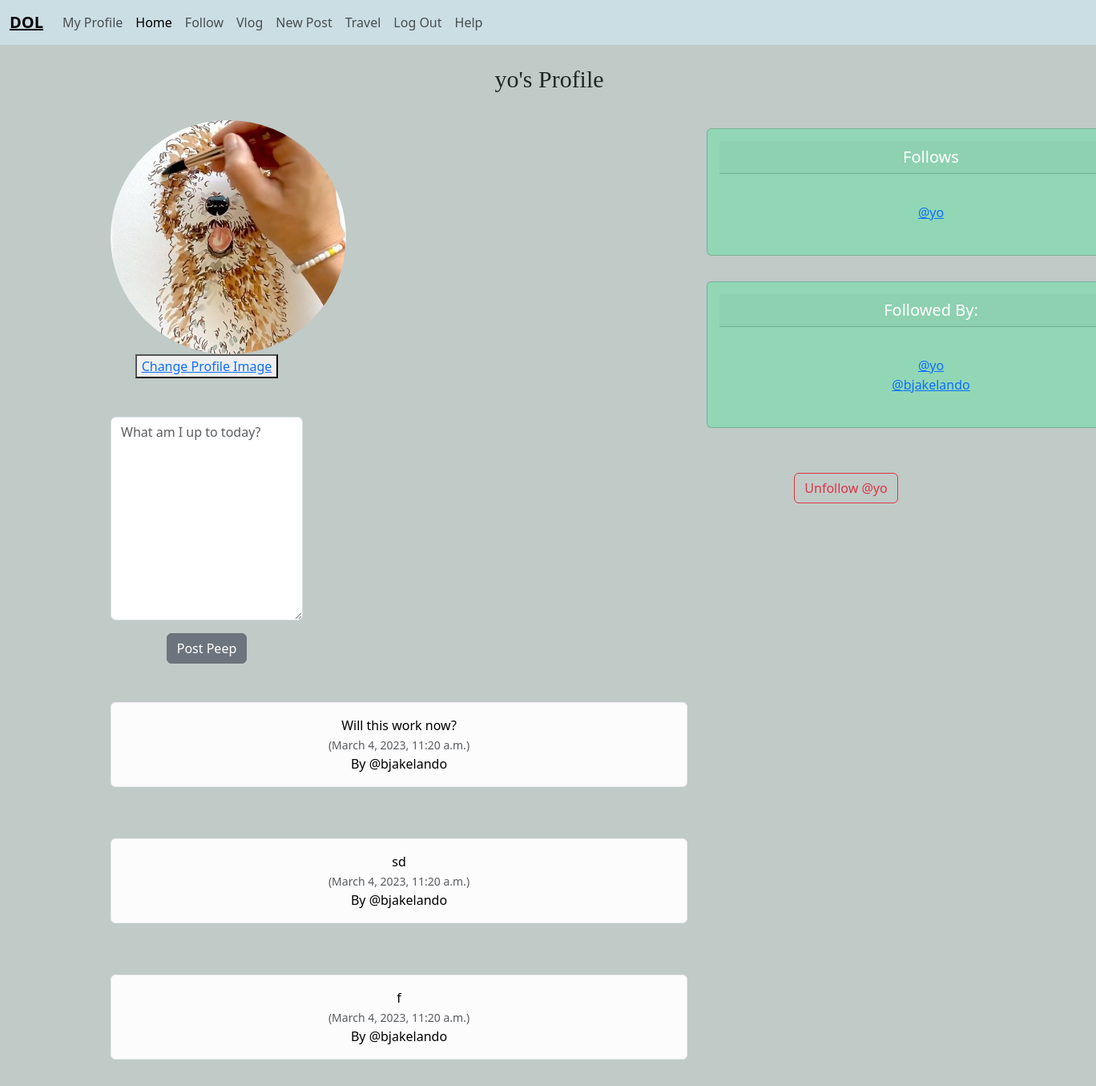
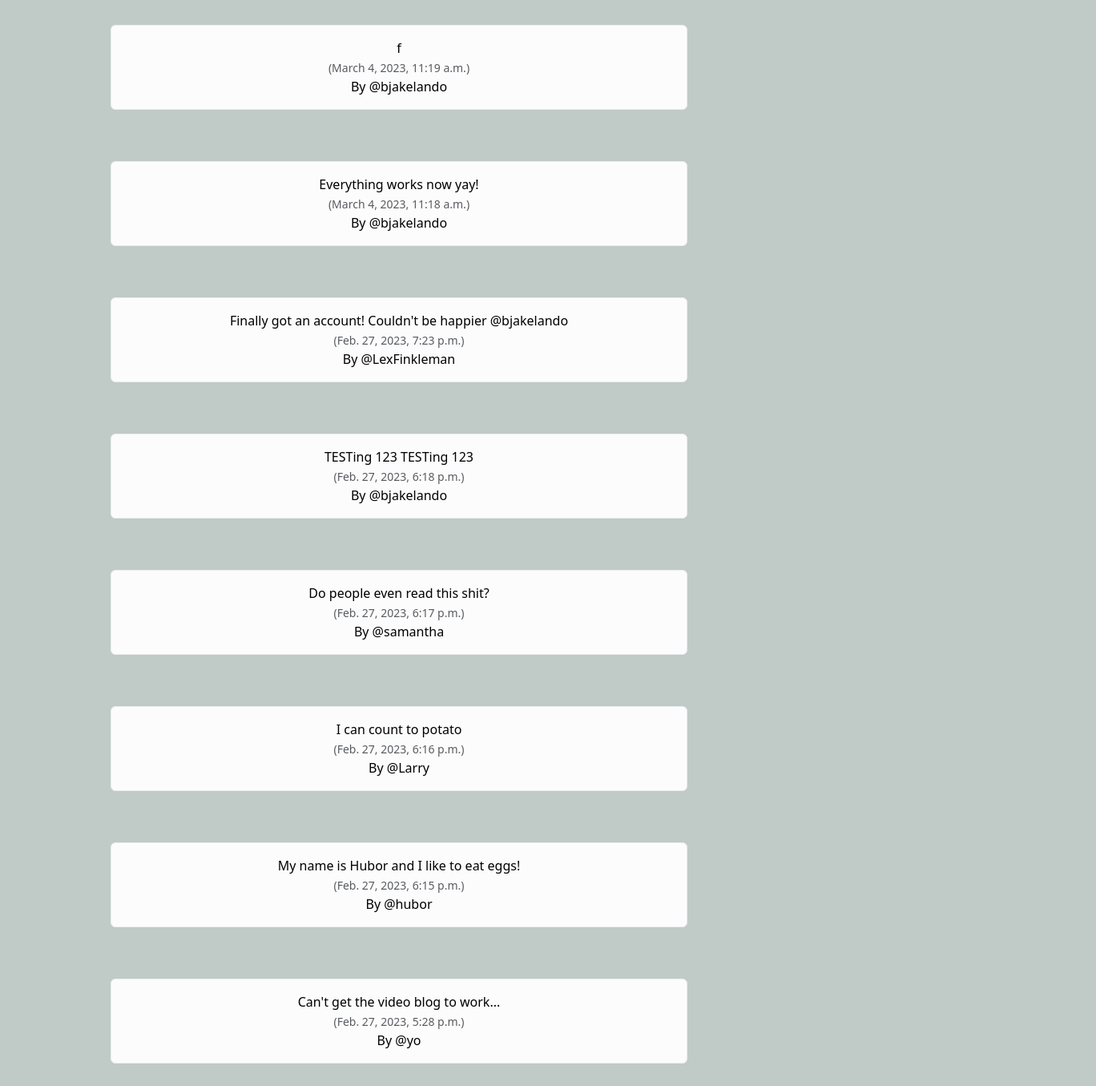
Page /accounts/profile/1/ (signed in) on the committed database (2 pictures, top to bottom).
### accounts/models.py (models this page shows, shortened)
class Profile(models.Model):
    user = models.OneToOneField(User, on_delete=models.CASCADE)
    follows = models.ManyToManyField("self",
        related_name="followed_by", #opposite of name
        symmetrical=False, # Somone can follow you but you dont have to follow back
        blank=True) #You dont have to follow anyone
    date_modified = models.DateTimeField(User, auto_now=True)
    profile_image = models.ImageField(null=True, blank=True, upload_to="images/")
    def __str__(self):
        return self.user.username

class Peep(models.Model):
    user = models.ForeignKey(
        User, related_name='peeps',
        on_delete=models.DO_NOTHING)
    body = models.CharField(max_length=200)
    created_at = models.DateTimeField(auto_now_add=True)

### accounts/views.py (the view, shortened to what this page needs)
# urls.py: path('profile/<int:pk>/', profile, name = 'myProfile'),
def profile(request, pk):
    if request.user.is_authenticated:
        profile = Profile.objects.get(user_id=pk)
        peeps = Peep.objects.filter(user_id=pk).order_by('-created_at')
        form = PeepForm(request.POST or None)
        peeps = Peep.objects.all().order_by("-created_at")
        return render(request, "accounts/profile.html", {'profile': profile, "peeps": peeps,'form': form,})
    else:
        messages.success(request, ("you must be logged in to view this page"))
        return redirect('home')

### accounts/forms.py
class PeepForm(forms.ModelForm):
    body = forms.CharField(required=True,
        widget=forms.widgets.Textarea(
            attrs={
                "placeholder": "What am I up to today?",
                "class": "form-control",
            }
            ),
            label="",
        )
    class Meta:
        model = Peep
        exclude = ("user",)

### templates/accounts/profile.html (shortened to what this page needs)
{% extends 'base.html' %}
{% load static %}
{% block content %}
{% if profile %}
<body class="profileBody">
    <div class="container text-center">
        <div class="row">
            <div class="col-8">
                <h1 id="bl">{{ profile.user.username }}'s Profile</h1>
                <div class="col-md-4">
                    <img src='/static/upload/{{ profile.profile_image }}' type='image'>
                    <div>
                        <button><a href="{% url 'editProfile' profile.user.id %}" >Change Profile Image</a></button>
                        <br/><br/><br/>
                        {% if form %}
                            <form method="POST">
                                {{ form.as_p }}
                                <button type="submit" class="btn btn-secondary">Post Peep</button>
                            </form>
                        {% endif %}
                    </div>
                    </div>
                <br/>
                <br/>
            {% if peeps %}
                {% for peep in peeps %}
                    <div class="alert alert-light" style="color: black" role ="alert">
                        {{ peep.body }}<br/>
                        <small class="text-muted">
                            ({{ peep.created_at }}) </small><br/>
                            By @{{ peep.user.username }}
                    </div><br/><br/>
                {% endfor %}
            {% endif %}
            </div>
            <div class="container2 col-4">
                <br/><br/><br/>
                <div id="follows" class="card col-4">
                    <h5 class="card-header">Follows</h5>
                    <div class="card-body">
                        <p class="card-text">
                        {% for following in profile.follows.all %}
                            <a href="{% url 'myProfile' following.user.id %}">@{{ following }}</a><br />
                        {% endfor %}
                        </p>
                    </div>
                </div>
                <div id="followed" class="card">
                    <h5 class="card-header">Followed By:</h5>
                    <div class="card-body">
                        <p class="card-text">{% for following in profile.followed_by.all %}
                        <a href="{% url 'myProfile' following.user.id %}">@{{ following }}</a><br />
                        {% endfor %}
                        </p>
                    </div>
                </div>
                <br/>
                <form method ="POST">
                    {% if profile in user.profile.follows.all %}
                        <button class ="btn btn-outline-danger" name="follow" value="unfollow" type="submit">Unfollow @{{ profile.user.username|lower }}
                        </button>
                    {% else %}
                    <button class ="btn btn-outline-success" name="follow" value="follow" type="submit">follow @{{ profile.user.username|lower }}
                    </button>
                    {% endif %}
                </form>
                <br/>
            </div>
        </div>
    </div>
</body>
{% endif %}
{% endblock content%}

### static/css/base.css (style rules this page uses)
* { margin: 0; }
.card { width: 30%; margin: 2rem auto; padding: 15px; width:35rem; background-color: rgb(95, 93, 93); color: white; box-sizing: border-box; }
.card-text { padding: 10px; margin: 10px; }
.profileBody { background-color: rgb(192, 202, 199); }
#bl { font-size: 30px; font-family:Cambria, Cochin, Georgia, Times, 'Times New Roman', serif; width: 100%; padding: 25px 25px 25px 400px; color:rgb(32, 39, 37); }
.profileBody img { border-radius: 50%; }
#follows { background-color: rgb(145, 215, 181); }
#followed { background-color: rgb(145, 215, 181); }

### rows in the picture
Profile: user.username "yo", profile_image (picture)
Peep: body "Will this work now?", created_at "March 4, 2023, 11:20 a.m.", user.username "bjakelando"
Peep: body "sd", created_at "March 4, 2023, 11:20 a.m.", user.username "bjakelando"
Peep: body "f", created_at "March 4, 2023, 11:20 a.m.", user.username "bjakelando"
Peep: body "f", created_at "March 4, 2023, 11:19 a.m.", user.username "bjakelando"
Peep: body "Everything works now yay!", created_at "March 4, 2023, 11:18 a.m.", user.username "bjakelando"
Peep: body "Finally got an account! Couldn't be happier @bjakelando", created_at "Feb. 27, 2023, 7:23 p.m.", user.username "LexFinkleman"
Peep: body "TESTing 123 TESTing 123", created_at "Feb. 27, 2023, 6:18 p.m.", user.username "bjakelando"
Peep: body "Do people even read this shit?", created_at "Feb. 27, 2023, 6:17 p.m.", user.username "samantha"
Peep: body "I can count to potato", created_at "Feb. 27, 2023, 6:16 p.m.", user.username "Larry"
Peep: body "My name is Hubor and I like to eat eggs!", created_at "Feb. 27, 2023, 6:15 p.m.", user.username "hubor"
Peep: body "Can't get the video blog to work...", created_at "Feb. 27, 2023, 5:28 p.m.", user.username "yo"
Profile: user.username "bjakelando"
